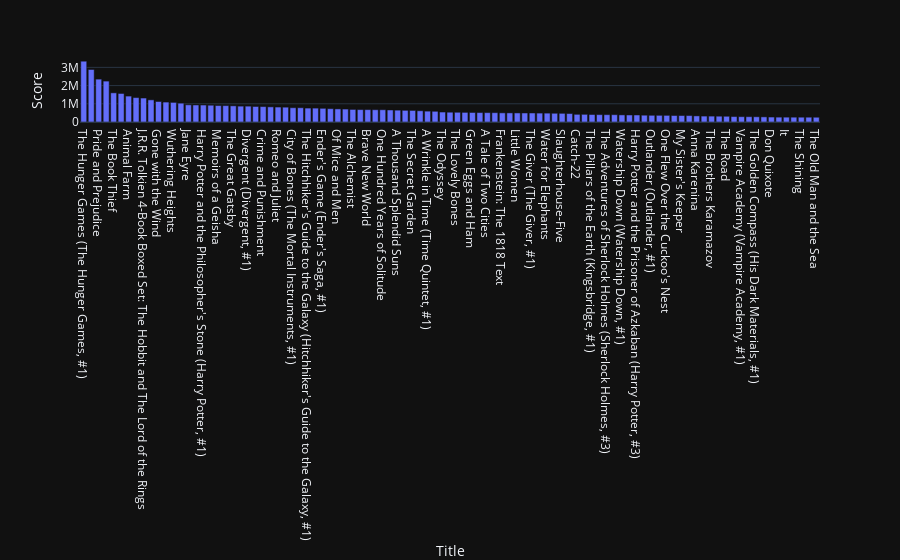

The notebook cell saved with this chart:
### Code cell
# in bar chart
# we need to pass x-axis and y-axis
# x is catergorical column and y is numerical column
fig = px.bar(x = books_df["Title"], y = books_df["Score"], template = 'plotly_dark', labels = {'x': 'Title', 'y':'Score'})
fig.show()

### Figure 1 — Plotly figure (JSON) as saved in the notebook; plotly's stock layout.template omitted (floating-point values rounded to 4 significant figures)
{"data": [{"alignmentgroup": "True", "hovertemplate": "Title=%{x}<br>Score=%{y}<extra></extra>", "legendgroup": "", "marker": {"color": "#636efa", "pattern": {"shape": ""}}, "name": "", "offsetgroup": "", "orientation": "v", "showlegend": false, "textposition": "auto", "type": "bar", "x": ["The Hunger Games (The Hunger Games, #1)", "Harry Potter and the Order of the Phoenix (Harry Potter, #5)", "Pride and Prejudice", "To Kill a Mockingbird", "The Book Thief", "Twilight (The Twilight Saga, #1)", "Animal Farm", "The Chronicles of Narnia (Chronicles of Narnia, #1-7)", "J.R.R. Tolkien 4-Book Boxed Set: The Hobbit and The Lord of the Rings", "The Fault in Our Stars", "Gone with the Wind", "The Giving Tree", "Wuthering Heights", "The Picture of Dorian Gray", "Jane Eyre", "The Da Vinci Code (Robert Langdon, #2)", "Harry Potter and the Philosopher's Stone (Harry Potter, #1)", "The Perks of Being a Wallflower", "Memoirs of a Geisha", "Alice's Adventures in Wonderland / Through the Looking-Glass", "The Great Gatsby", "Les Misérables", "Divergent (Divergent, #1)", "The Little Prince", "Crime and Punishment", "Lord of the Flies", "Romeo and Juliet", "The Lightning Thief (Percy Jackson and the Olympians, #1)", "City of Bones (The Mortal Instruments, #1)", "Anne of Green Gables (Anne of Green Gables, #1)", "The Hitchhiker's Guide to the Galaxy (Hitchhiker's Guide to the Galaxy, #1)", "The Help", "Ender's Game (Ender's Saga, #1)", "Charlotte's Web", "Of Mice and Men", "Dracula", "The Alchemist", "The Time Traveler's Wife", "Brave New World", "The Catcher in the Rye", "One Hundred Years of Solitude", "Fahrenheit 451", "A Thousand Splendid Suns", "The Princess Bride", "The Secret Garden", "A Game of Thrones (A Song of Ice and Fire, #1)", "A Wrinkle in Time (Time Quintet, #1)", "The Outsiders", "The Odyssey", "The Adventures of Huckleberry Finn", "The Lovely Bones", "Where the Wild Things Are", "Green Eggs and Ham", "Life of Pi", "A Tale of Two Cities", "The Kite Runner", "Frankenstein: The 1818 Text", "The Handmaid's Tale (The Handmaid's Tale, #1)", "Little Women", "Lolita", "The Giver (The Giver, #1)", "1984", "Water for Elephants", "Harry Potter and the Deathly Hallows (Harry Potter, #7)", "Slaughterhouse-Five", "Dune (Dune, #1)", "Catch-22", "The Stand", "The Pillars of the Earth (Kingsbridge, #1)", "The Bell Jar", "The Adventures of Sherlock Holmes (Sherlock Holmes, #3)", "Matilda", "Watership Down (Watership Down, #1)", "Great Expectations", "Harry Potter and the Prisoner of Azkaban (Harry Potter, #3)", "Rebecca", "Outlander (Outlander, #1)", "The Girl with the Dragon Tattoo (Millennium, #1)", "One Flew Over the Cuckoo's Nest", "The Fellowship of the Ring (The Lord of the Rings, #1)", "My Sister's Keeper", "The Color Purple", "Anna Karenina", "A Tree Grows in Brooklyn", "The Brothers Karamazov", "A Clockwork Orange", "The Road", "Angela's Ashes (Frank McCourt, #1)", "Vampire Academy (Vampire Academy, #1)", "Siddhartha", "The Golden Compass (His Dark Materials, #1)", "The Poisonwood Bible", "Don Quixote", "Interview with the Vampire (The Vampire Chronicles, #1)", "It", "The Complete Stories and Poems", "The Shining", "And Then There Were None", "The Old Man and the Sea"], "xaxis": "x", "y": [3339523, 2883646, 2355164, 2246579, 1601776, 1567075, 1423085, 1340822, 1316087, 1215804, 1126505, 1093759, 1076447, 1033866, 943038, 935380, 932040, 922455, 903847, 900716, 887459, 870861, 870333, 852972, 846961, 831639, 820379, 814271, 784285, 783733, 764312, 762852, 751429, 731877, 719075, 711331, 690383, 680838, 680072, 674751, 672228, 661037, 650339, 641470, 635564, 616665, 595973, 587798, 546816, 537744, 533939, 527998, 522701, 517135, 514572, 512157, 502298, 499679, 497683, 493888, 493588, 489056, 486406, 479165, 476251, 464238, 421394, 421134, 410678, 404833, 402935, 401619, 390201, 386185, 386161, 373890, 367996, 366160, 364792, 356033, 355005, 353427, 335223, 325066, 322948, 319327, 314227, 298429, 293404, 291297, 287364, 280408, 272606, 266905, 265674, 264600, 264192, 263686, 261250], "yaxis": "y"}], "layout": {"barmode": "relative", "legend": {"tracegroupgap": 0}, "margin": {"t": 60}, "xaxis": {"anchor": "y", "domain": [0, 1], "title": {"text": "Title"}}, "yaxis": {"anchor": "x", "domain": [0, 1], "title": {"text": "Score"}}}}
